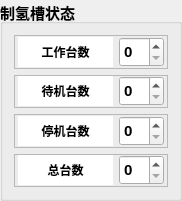
         <widget class="QGroupBox" name="groupBox_18">
          <property name="geometry">
           <rect>
            <x>10</x>
            <y>20</y>
            <width>181</width>
            <height>201</height>
           </rect>
          </property>
          <property name="font">
           <font>
            <pointsize>11</pointsize>
            <weight>75</weight>
            <bold>true</bold>
           </font>
          </property>
          <property name="title">
           <string>制氢槽状态</string>
          </property>
          <layout class="QVBoxLayout" name="verticalLayout_6">
           <item>
            <widget class="QFrame" name="frame_19">
             <property name="frameShape">
              <enum>QFrame::StyledPanel</enum>
             </property>
             <property name="frameShadow">
              <enum>QFrame::Raised</enum>
             </property>
             <layout class="QHBoxLayout" name="horizontalLayout_9" stretch="1,1">
              <property name="leftMargin">
               <number>3</number>
              </property>
              <property name="topMargin">
               <number>0</number>
              </property>
              <property name="rightMargin">
               <number>3</number>
              </property>
              <property name="bottomMargin">
               <number>0</number>
              </property>
              <item>
               <widget class="QLabel" name="label_11">
                <property name="minimumSize">
                 <size>
                  <width>95</width>
                  <height>30</height>
                 </size>
                </property>
                <property name="maximumSize">
                 <size>
                  <width>16777215</width>
                  <height>30</height>
                 </size>
                </property>
                <property name="font">
                 <font>
                  <family>SimSun</family>
                  <pointsize>9</pointsize>
                  <weight>75</weight>
                  <bold>true</bold>
                 </font>
                </property>
                <property name="styleSheet">
                 <string notr="true">background-color: rgb(255, 255, 255);</string>
                </property>
                <property name="text">
                 <string>工作台数</string>
                </property>
                <property name="alignment">
                 <set>Qt::AlignCenter</set>
                </property>
               </widget>
              </item>
              <item>
               <widget class="QSpinBox" name="spinBox_58">
                <property name="sizePolicy">
                 <sizepolicy hsizetype="Expanding" vsizetype="Fixed">
                  <horstretch>2</horstretch>
                  <verstretch>0</verstretch>
                 </sizepolicy>
                </property>
                <property name="minimumSize">
                 <size>
                  <width>0</width>
                  <height>30</height>
                 </size>
                </property>
                <property name="maximumSize">
                 <size>
                  <width>50</width>
                  <height>16777215</height>
                 </size>
                </property>
                <property name="font">
                 <font>
                  <pointsize>11</pointsize>
                  <weight>75</weight>
                  <bold>true</bold>
                 </font>
                </property>
               </widget>
              </item>
             </layout>
            </widget>
           </item>
           <item>
            <widget class="QFrame" name="frame_21">
             <property name="frameShape">
              <enum>QFrame::StyledPanel</enum>
             </property>
             <property name="frameShadow">
              <enum>QFrame::Raised</enum>
             </property>
             <layout class="QHBoxLayout" name="horizontalLayout_11" stretch="1,1">
              <property name="leftMargin">
               <number>3</number>
              </property>
              <property name="topMargin">
               <number>0</number>
              </property>
              <property name="rightMargin">
               <number>3</number>
              </property>
              <property name="bottomMargin">
               <number>0</number>
              </property>
              <item>
               <widget class="QLabel" name="label_17">
                <property name="minimumSize">
                 <size>
                  <width>95</width>
                  <height>30</height>
                 </size>
                </property>
                <property name="maximumSize">
                 <size>
                  <width>16777215</width>
                  <height>30</height>
                 </size>
                </property>
                <property name="font">
                 <font>
                  <family>SimSun</family>
                  <pointsize>9</pointsize>
                  <weight>75</weight>
                  <bold>true</bold>
                 </font>
                </property>
                <property name="styleSheet">
                 <string notr="true">background-color: rgb(255, 255, 255);</string>
                </property>
                <property name="text">
                 <string>待机台数</string>
                </property>
                <property name="alignment">
                 <set>Qt::AlignCenter</set>
                </property>
               </widget>
              </item>
              <item>
               <widget class="QSpinBox" name="spinBox_60">
                <property name="sizePolicy">
                 <sizepolicy hsizetype="Expanding" vsizetype="Fixed">
                  <horstretch>2</horstretch>
                  <verstretch>0</verstretch>
                 </sizepolicy>
                </property>
                <property name="minimumSize">
                 <size>
                  <width>0</width>
                  <height>30</height>
                 </size>
                </property>
                <property name="maximumSize">
                 <size>
                  <width>50</width>
                  <height>16777215</height>
                 </size>
                </property>
                <property name="font">
                 <font>
                  <pointsize>11</pointsize>
                  <weight>75</weight>
                  <bold>true</bold>
                 </font>
                </property>
               </widget>
              </item>
             </layout>
            </widget>
           </item>
           <item>
            <widget class="QFrame" name="frame_20">
             <property name="frameShape">
              <enum>QFrame::StyledPanel</enum>
             </property>
             <property name="frameShadow">
              <enum>QFrame::Raised</enum>
             </property>
             <layout class="QHBoxLayout" name="horizontalLayout_10" stretch="1,1">
              <property name="leftMargin">
               <number>3</number>
              </property>
              <property name="topMargin">
               <number>0</number>
              </property>
              <property name="rightMargin">
               <number>3</number>
              </property>
              <property name="bottomMargin">
               <number>0</number>
              </property>
              <item>
               <widget class="QLabel" name="label_16">
                <property name="minimumSize">
                 <size>
                  <width>95</width>
                  <height>30</height>
                 </size>
                </property>
                <property name="maximumSize">
                 <size>
                  <width>16777215</width>
                  <height>30</height>
                 </size>
                </property>
                <property name="font">
                 <font>
                  <family>SimSun</family>
                  <pointsize>9</pointsize>
                  <weight>75</weight>
                  <bold>true</bold>
                 </font>
                </property>
                <property name="styleSheet">
                 <string notr="true">background-color: rgb(255, 255, 255);</string>
                </property>
                <property name="text">
                 <string>停机台数</string>
                </property>
                <property name="alignment">
                 <set>Qt::AlignCenter</set>
                </property>
               </widget>
              </item>
              <item>
               <widget class="QSpinBox" name="spinBox_59">
                <property name="sizePolicy">
                 <sizepolicy hsizetype="Expanding" vsizetype="Fixed">
                  <horstretch>2</horstretch>
                  <verstretch>0</verstretch>
                 </sizepolicy>
                </property>
                <property name="minimumSize">
                 <size>
                  <width>0</width>
                  <height>30</height>
                 </size>
                </property>
                <property name="maximumSize">
                 <size>
                  <width>50</width>
                  <height>16777215</height>
                 </size>
                </property>
                <property name="font">
                 <font>
                  <pointsize>11</pointsize>
                  <weight>75</weight>
                  <bold>true</bold>
                 </font>
                </property>
               </widget>
              </item>
             </layout>
            </widget>
           </item>
           <item>
            <widget class="QFrame" name="frame_23">
             <property name="frameShape">
              <enum>QFrame::StyledPanel</enum>
             </property>
             <property name="frameShadow">
              <enum>QFrame::Raised</enum>
             </property>
             <layout class="QHBoxLayout" name="horizontalLayout_12" stretch="1,1">
              <property name="leftMargin">
               <number>3</number>
              </property>
              <property name="topMargin">
               <number>0</number>
              </property>
              <property name="rightMargin">
               <number>3</number>
              </property>
              <property name="bottomMargin">
               <number>0</number>
              </property>
              <item>
               <widget class="QLabel" name="label_18">
                <property name="minimumSize">
                 <size>
                  <width>95</width>
                  <height>30</height>
                 </size>
                </property>
                <property name="maximumSize">
                 <size>
                  <width>16777215</width>
                  <height>30</height>
                 </size>
                </property>
                <property name="font">
                 <font>
                  <family>SimSun</family>
                  <pointsize>9</pointsize>
                  <weight>75</weight>
                  <bold>true</bold>
                 </font>
                </property>
                <property name="styleSheet">
                 <string notr="true">background-color: rgb(255, 255, 255);</string>
                </property>
                <property name="text">
                 <string>总台数</string>
                </property>
                <property name="alignment">
                 <set>Qt::AlignCenter</set>
                </property>
               </widget>
              </item>
              <item>
               <widget class="QSpinBox" name="spinBox_61">
                <property name="sizePolicy">
                 <sizepolicy hsizetype="Expanding" vsizetype="Fixed">
                  <horstretch>2</horstretch>
                  <verstretch>0</verstretch>
                 </sizepolicy>
                </property>
                <property name="minimumSize">
                 <size>
                  <width>0</width>
                  <height>30</height>
                 </size>
                </property>
                <property name="maximumSize">
                 <size>
                  <width>50</width>
                  <height>16777215</height>
                 </size>
                </property>
                <property name="font">
                 <font>
                  <pointsize>11</pointsize>
                  <weight>75</weight>
                  <bold>true</bold>
                 </font>
                </property>
               </widget>
              </item>
             </layout>
            </widget>
           </item>
          </layout>
         </widget>
